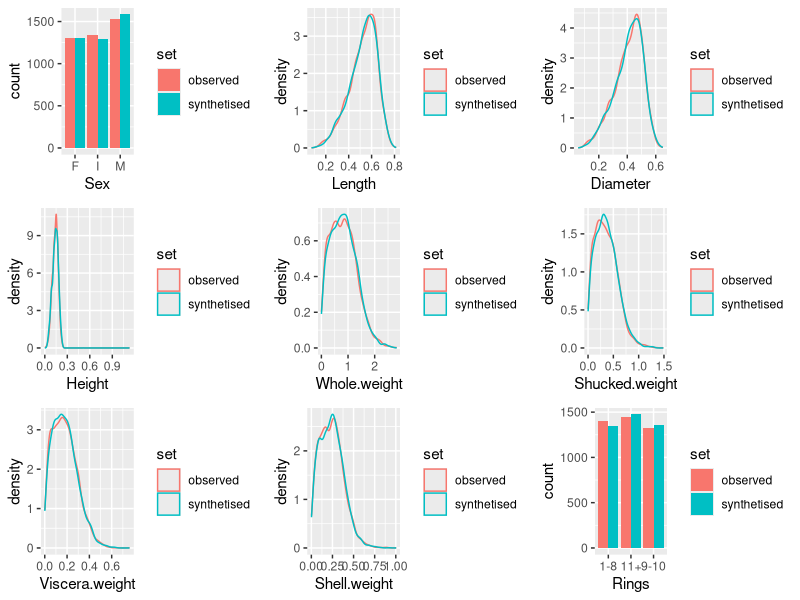
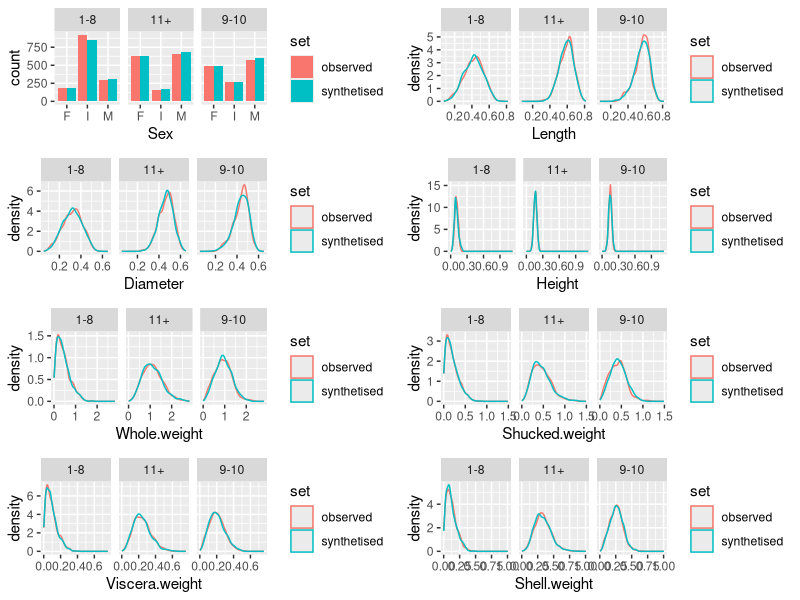

Recreate these plots in R, in order.
# Classification Tree with rpart
library(ggplot2)
library(ggpubr)

df <- read.csv("categorized_abalone.data", 
               header = TRUE,
               sep = ",")

sds <- read.csv("categorized_abalone_syn.data", 
                header = TRUE,
                sep = ",")

df$set = rep("observed", nrow(df))
sds$set = rep("synthetised", nrow(sds))
all = rbind(df, sds)

p1 <- ggplot(all, aes(x=Sex, fill=set)) +
  geom_histogram(binwidth=.5, position="dodge", stat="count")
p2 <- ggplot(all, aes(x=Length, colour=set)) +
  geom_density()
p3 <- ggplot(all, aes(x=Diameter, colour=set)) +
  geom_density()
p4 <- ggplot(all, aes(x=Height, colour=set)) +
  geom_density()
p5 <- ggplot(all, aes(x=Whole.weight, colour=set)) +
  geom_density()
p6 <- ggplot(all, aes(x=Shucked.weight, colour=set)) +
  geom_density()
p7 <- ggplot(all, aes(x=Viscera.weight, colour=set)) +
  geom_density()
p8 <- ggplot(all, aes(x=Shell.weight, colour=set)) +
  geom_density()
p9 <- ggplot(all, aes(x=Rings, fill=set)) +
  geom_histogram(binwidth=.5, position="dodge", stat="count")
ggarrange(p1, p2, p3, p4, p5, p6, p7, p8, p9)

readline("Press <return to continue")

p1 <- ggplot(all, aes(x=Sex, fill=set)) +
  geom_histogram(binwidth=.5, position="dodge", stat="count") + 
  facet_wrap(~Rings)
p2 <- ggplot(all, aes(x=Length, colour=set)) +
  geom_density() + 
  facet_wrap(~Rings)
p3 <- ggplot(all, aes(x=Diameter, colour=set)) +
  geom_density() + 
  facet_wrap(~Rings)
p4 <- ggplot(all, aes(x=Height, colour=set)) +
  geom_density() + 
  facet_wrap(~Rings)
p5 <- ggplot(all, aes(x=Whole.weight, colour=set)) +
  geom_density() + 
  facet_wrap(~Rings)
p6 <- ggplot(all, aes(x=Shucked.weight, colour=set)) +
  geom_density() + 
  facet_wrap(~Rings)
p7 <- ggplot(all, aes(x=Viscera.weight, colour=set)) +
  geom_density() + 
  facet_wrap(~Rings)
p8 <- ggplot(all, aes(x=Shell.weight, colour=set)) +
  geom_density() + 
  facet_wrap(~Rings)
ggarrange(p1, p2, p3, p4, p5, p6, p7, p8, nrow=4, ncol=2)




